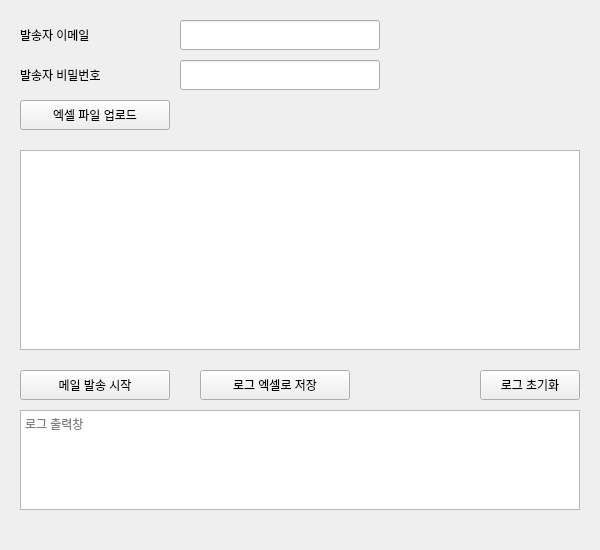
<ui version="4.0">
 <class>EmailSenderWindow</class>
 <widget class="QWidget" name="EmailSenderWindow">
  <property name="geometry">
   <rect>
    <x>0</x>
    <y>0</y>
    <width>600</width>
    <height>550</height>
   </rect>
  </property>
  <property name="windowTitle">
   <string>대량 메일 발송기</string>
  </property>

  <!-- 발송자 이메일 주소 입력 -->
  <widget class="QLabel" name="labelSenderEmail">
   <property name="geometry">
    <rect>
     <x>20</x>
     <y>20</y>
     <width>150</width>
     <height>30</height>
    </rect>
   </property>
   <property name="text">
    <string>발송자 이메일</string>
   </property>
  </widget>
  <widget class="QLineEdit" name="lineEditSenderEmail">
   <property name="geometry">
    <rect>
     <x>180</x>
     <y>20</y>
     <width>200</width>
     <height>30</height>
    </rect>
   </property>
  </widget>

  <!-- 발송자 비밀번호 입력 -->
  <widget class="QLabel" name="labelSenderPassword">
   <property name="geometry">
    <rect>
     <x>20</x>
     <y>60</y>
     <width>150</width>
     <height>30</height>
    </rect>
   </property>
   <property name="text">
    <string>발송자 비밀번호</string>
   </property>
  </widget>
  <widget class="QLineEdit" name="lineEditSenderPassword">
   <property name="geometry">
    <rect>
     <x>180</x>
     <y>60</y>
     <width>200</width>
     <height>30</height>
    </rect>
   </property>
  </widget>

  <!-- 엑셀 파일 업로드 버튼 -->
  <widget class="QPushButton" name="btnUploadExcel">
   <property name="geometry">
    <rect>
     <x>20</x>
     <y>100</y>
     <width>150</width>
     <height>30</height>
    </rect>
   </property>
   <property name="text">
    <string>엑셀 파일 업로드</string>
   </property>
  </widget>

  <!-- 엑셀 데이터 테이블 -->
  <widget class="QTableWidget" name="tableWidget">
   <property name="geometry">
    <rect>
     <x>20</x>
     <y>150</y>
     <width>560</width>
     <height>200</height>
    </rect>
   </property>
  </widget>

  <!-- 메일 발송 버튼 -->
  <widget class="QPushButton" name="btnSendEmails">
   <property name="geometry">
    <rect>
     <x>20</x>
     <y>370</y>
     <width>150</width>
     <height>30</height>
    </rect>
   </property>
   <property name="text">
    <string>메일 발송 시작</string>
   </property>
  </widget>

  <!-- 로그 출력창 -->
  <widget class="QTextEdit" name="textEditLog">
   <property name="geometry">
    <rect>
     <x>20</x>
     <y>410</y>
     <width>560</width>
     <height>100</height>
    </rect>
   </property>
   <property name="placeholderText">
    <string>로그 출력창</string>
   </property>
  </widget>

  <!-- 로그 엑셀 저장 -->
  <widget class="QPushButton" name="btnSaveLogToExcel">
 <property name="geometry">
  <rect>
   <x>200</x>
   <y>370</y>
   <width>150</width>
   <height>30</height>
  </rect>
 </property>
 <property name="text">
  <string>로그 엑셀로 저장</string>
 </property>
</widget>


  <!-- 로그 초기화 버튼 -->
  <widget class="QPushButton" name="btnClearLog">
   <property name="geometry">
    <rect>
     <x>480</x>
     <y>370</y>
     <width>100</width>
     <height>30</height>
    </rect>
   </property>
   <property name="text">
    <string>로그 초기화</string>
   </property>
  </widget>

 </widget>
 <resources/>
 <connections/>
</ui>
